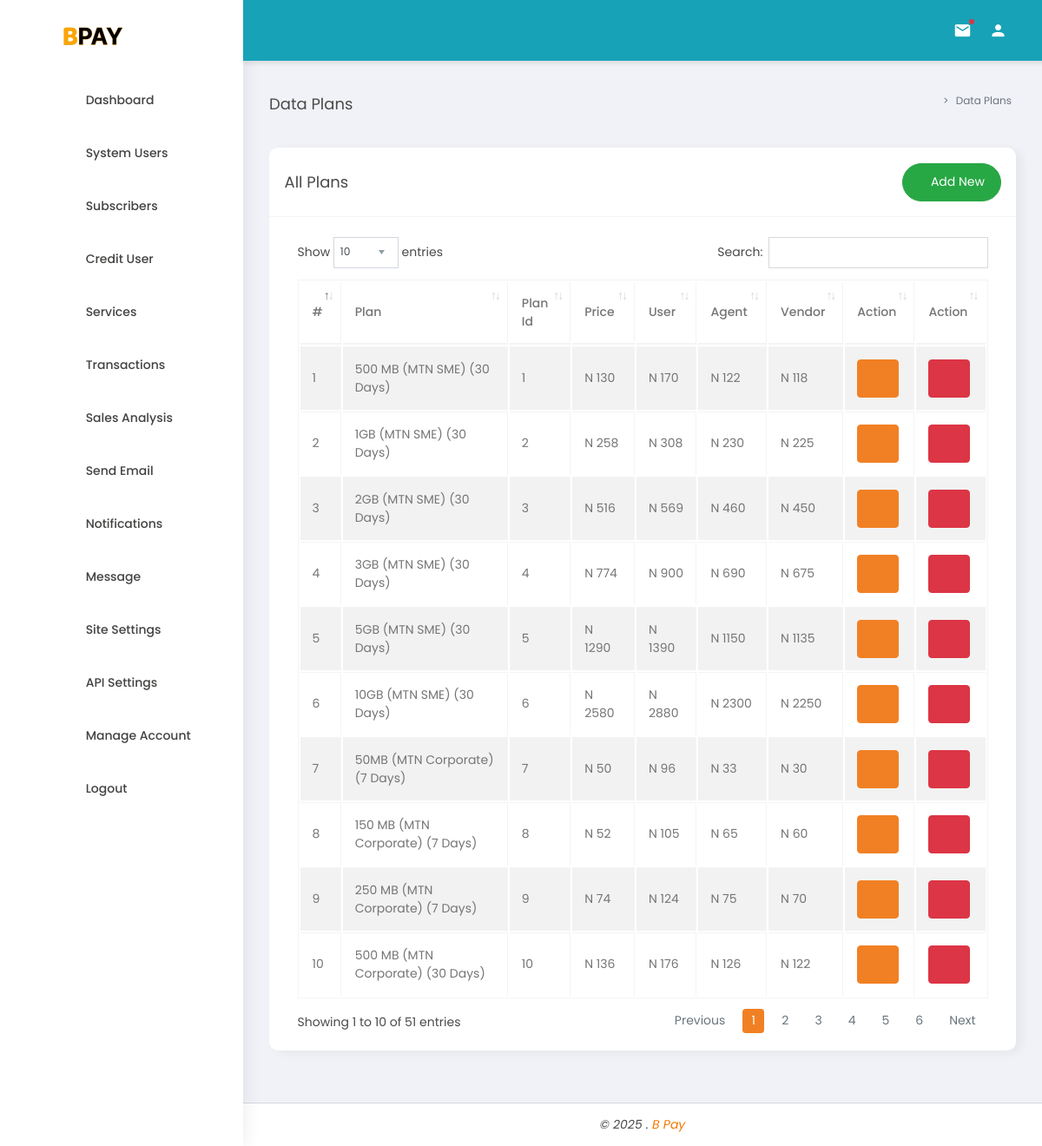
Screenshot of /admin/dashboard/data-plans (signed in) with the database file from the repository.
### tables this page shows
CREATE TABLE `dataplans` (
  `pId` int NOT NULL,
  `name` varchar(255) NOT NULL,
  `price` varchar(255) NOT NULL,
  `userprice` varchar(255) NOT NULL,
  `agentprice` varchar(255) NOT NULL,
  `vendorprice` varchar(255) NOT NULL,
  `planid` varchar(255) NOT NULL,
  `type` varchar(255) DEFAULT NULL,
  `datanetwork` tinyint NOT NULL,
  `day` varchar(255) NOT NULL
);

CREATE TABLE `networkid` (
  `nId` int NOT NULL,
  `networkid` varchar(10) NOT NULL,
  `smeId` varchar(10) NOT NULL,
  `giftingId` varchar(10) NOT NULL,
  `corporateId` varchar(10) NOT NULL,
  `vtuId` varchar(10) NOT NULL,
  `sharesellId` varchar(10) NOT NULL,
  `network` varchar(20) NOT NULL,
  `networkStatus` varchar(10) NOT NULL DEFAULT 'Off',
  `vtuStatus` varchar(10) NOT NULL DEFAULT 'Off',
  `sharesellStatus` varchar(10) NOT NULL DEFAULT 'Off',
  `airtimepinStatus` varchar(10) NOT NULL DEFAULT 'Off',
  `smeStatus` varchar(10) NOT NULL DEFAULT 'Off',
  `giftingStatus` varchar(10) NOT NULL DEFAULT 'Off',
  `corporateStatus` varchar(10) NOT NULL DEFAULT 'Off',
  `datapinStatus` varchar(10) NOT NULL DEFAULT 'Off'
);

### core/Models/Model.php (called while the page is built, shortened)
<?php
	class Model{
		public static $host="localhost";
		public static $dbName="bpaycomp_new";
		public static $username="bpaycomp_new";
		public static $password="admin@25..25";
        public function connectDb(){
            $pdo = new PDO("mysql:host=".self::$host.";dbname=".self::$dbName,self::$username,self::$password);
	    	$pdo->setAttribute(PDO::ATTR_ERRMODE, PDO::ERRMODE_EXCEPTION);
	    	return $pdo;
        }
	}
?>

### admin/dashboard/includes/route.php (called while the page is built, shortened)
<?php
    $link=explode("/",$_GET["url"]);
    $url=$link[0];
    createView($url);
    function createView($url){
        if(file_exists($url.".php")){
            $data=getDataIfAny($url);
        }
    }
    function getDataIfAny($page){
        $controller = new AdminController;
        switch($page){
            case "data-plans":
                $data=array();
                $data[0]= $controller->getDataPlans();
                $data[1]=$controller->getNetworks();
                return $data;
                break;
        }
    }
?>

### core/Models/AdminModel.php (called while the page is built, shortened)
<?php
	class AdminModel extends Model{
		public function getNetworks(){
			$dbh=self::connect();
			$sql = "SELECT * FROM networkid ORDER BY nId ASC";
            $query = $dbh->prepare($sql);
            $query->execute();
            $results=$query->fetchAll(PDO::FETCH_OBJ);
            return $results;
		}
		public function getDataPlans(){
			$dbh=self::connect();
			$sql = "SELECT * FROM dataplans a, networkid b WHERE a.datanetwork=b.nId";
            $query = $dbh->prepare($sql);
            $query->execute();
            $results=$query->fetchAll(PDO::FETCH_OBJ);
            return $results;
		}
	}
?>

### core/Controllers/AdminController.php (called while the page is built, shortened)
<?php
	class AdminController extends Controller{
		protected $model;
		public function __construct(){
			if(isset($_SESSION['sysId']) && isset($_SESSION["sysRole"])){
				if($_SESSION['sysId']!='' && $_SESSION["sysRole"] !=''){
					$this->model=new AdminModel;
				}
				else{ header("Location: ../"); exit();}
			}
			else{ header("Location: ../"); exit();}
		}
		public function getNetworks(){
			$data=$this->model->getNetworks();
			return $data;
		}
		public function getDataPlans(){
			$data=$this->model->getDataPlans();
			return $data;
		}
	}
?>

### admin/dashboard/data-plans.php (the view, shortened to what this page needs)
<div class="row">
    <div class="col-12">
        <div class="box">
            <div class="box-header with-border d-flex align-items-center justify-content-between">
              <h4 class="box-title">All Plans</h4>
			  <a class="btn btn-success btn-rounded text-white" data-toggle="modal" data-target="#addDataPlans">
				  <i class="fa fa-plus" aria-hidden="true"></i> Add New
			  </a>
            </div>
            <div class="box-body">
				<div class="table-responsive">
				  <table id="example1" class="table table-sm table-bordered table-striped">
					<thead>
						<tr>
							<th>#</th>
			                <th>Plan</th>
			                <th>Plan Id</th>
			                <th>Price</th>
			                <th>User</th>
			                <th>Agent</th>
			                <th>Vendor</th>
			                <th>Action</th>
			                <th>Action</th>
						</tr>
					</thead>
					<tbody>
					<?php
                        $cnt=1; $results=$data[0];
                        if($results <> "" && $results <> 1){foreach($results as $result){   ?>
                        <tr>
                            <td><?php echo htmlentities($cnt);?></td>
                            <td><?php echo $result->name; ?> (<?php echo $result->network; ?> <?php echo $result->type; ?>) (<?php echo $result->day; ?> Days)</td>
                            <td><?php echo $result->planid; ?></td>
                            <td>N <?php echo $result->price; ?></td>
                            <td>N <?php echo $result->userprice; ?></td>
                            <td>N <?php echo $result->agentprice; ?></td>
                            <td>N <?php echo $result->vendorprice; ?></td>
                            <td>
                                <a href="#" onclick="editDataPlanDetails('<?php echo $result->pId; ?>','<?php echo $result->datanetwork; ?>','<?php echo $result->name; ?>','<?php echo $result->type; ?>','<?php echo $result->planid; ?>','<?php echo $result->day; ?>','<?php echo $result->price; ?>','<?php echo $result->userprice; ?>','<?php echo $result->agentprice; ?>','<?php echo $result->vendorprice; ?>')" class="btn btn-primary"><i class="fa fa-edit"></i></a>
						    </td>
                            <td>
                                <a href="#" onclick="deleteDataPlan(<?php echo $result->pId;?>)" class="btn btn-danger"><i class="fa fa-trash"></i></a>
						    </td>
                        </tr>
                        <?php $cnt=$cnt+1;}} ?>
					</tbody>
					</table>
				</div>
            </div>
          </div>
    </div>
</div>

### rows the page displays
dataplans: name "500 MB", networkid.network "MTN", type "SME", day "30", planid "1", price "130", userprice "170", agentprice "122", vendorprice "118"
dataplans: name "1GB", networkid.network "MTN", type "SME", day "30", planid "2", price "258", userprice "308", agentprice "230", vendorprice "225"
dataplans: name "2GB", networkid.network "MTN", type "SME", day "30", planid "3", price "516", userprice "569", agentprice "460", vendorprice "450"
dataplans: name "3GB", networkid.network "MTN", type "SME", day "30", planid "4", price "774", userprice "900", agentprice "690", vendorprice "675"
dataplans: name "5GB", networkid.network "MTN", type "SME", day "30", planid "5", price "1290", userprice "1390", agentprice "1150", vendorprice "1135"
dataplans: name "10GB", networkid.network "MTN", type "SME", day "30", planid "6", price "2580", userprice "2880", agentprice "2300", vendorprice "2250"
dataplans: name "50MB", networkid.network "MTN", type "Corporate", day "7", planid "7", price "50", userprice "96", agentprice "33", vendorprice "30"
dataplans: name "150 MB", networkid.network "MTN", type "Corporate", day "7", planid "8", price "52", userprice "105", agentprice "65", vendorprice "60"
dataplans: name "250 MB", networkid.network "MTN", type "Corporate", day "7", planid "9", price "74", userprice "124", agentprice "75", vendorprice "70"
dataplans: name "500 MB", networkid.network "MTN", type "Corporate", day "30", planid "10", price "136", userprice "176", agentprice "126", vendorprice "122"

### other values shown
$title "Data Plans"
